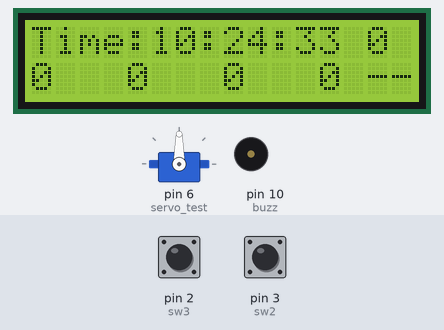
The sketch below on a simulated Arduino Uno, built with avr-gcc and run on an emulated ATmega328P. Parts: 16×2 character LCD, servo, buzzer (waves = sounding, pin HIGH). The inputs (shaded band) are chosen by the test bench; at power-on: pin 2 (sw3) HIGH, pin 3 (sw2) HIGH. The local clock reads 2024-03-15 10:24:30 at power-on unless the sketch sets it.

Above: at 3.3 s.
3.4 s: pin 2 (sw3) pulled LOW for 0.15 s
At 4.5 s:
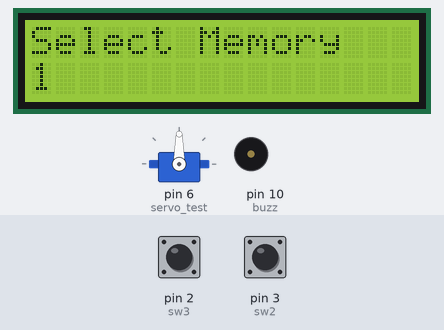
5.0 s: pin 3 (sw2) pulled LOW for 1 s
At 6.0 s:
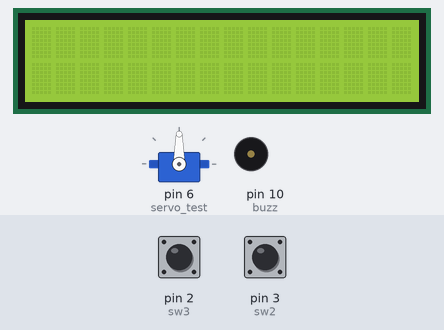
7.5 s: pin 2 (sw3) pulled LOW for 1 s
At 9.0 s:
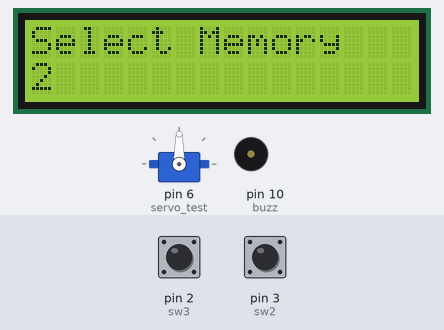
10.0 s: pin 3 (sw2) pulled LOW for 1 s
At 10.31 s:
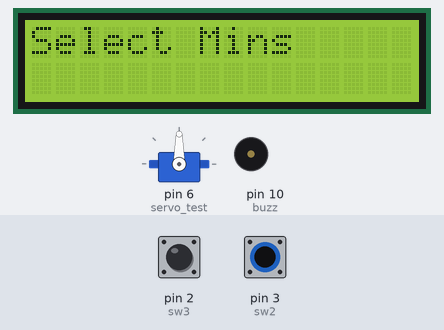
Timing chart, 0 to 13.0 s (numbered marks = the images above; inputs shaded):
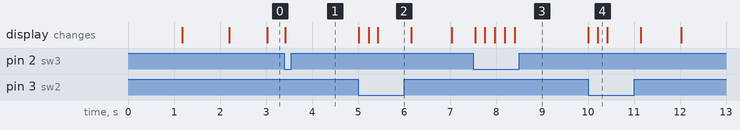

The sketch:

servoWarduinocountdown_copy_20240907160240.ino
```cpp
#include <DS3231.h>
#include <LiquidCrystal.h>
#include <EEPROM.h>
#include <Servo.h>
#include <Wire.h>
#include <LiquidCrystal_I2C.h>
LiquidCrystal_I2C lcd(0x27, 16, 2);

DS3231  rtc(SDA, SCL);

Servo servo_test;
int countToZero = 0;
int angle = 0;
int sw2 = 3;
int sw3 = 2;
int buzz = 10;
int flag = 0;
int val = 0;
int val1 = 0;
int val2 = 0;
int count = 0;
int count1 = 0;
int count2 = 0;
int count3 = 0;
int count4 = 0;
int tempcount = 0;
String submin = "";
int mins = 0;
int flag1 = 0;


void setup()
{
  Serial.begin(9600);
  lcd.init();
  lcd.init();
  lcd.backlight();
  rtc.begin();
  pinMode(sw2, INPUT_PULLUP);
  pinMode(sw3, INPUT_PULLUP);
  pinMode(buzz, OUTPUT);

  lcd.setCursor(0, 0);
  lcd.print("   WELCOME     ");
  delay(1000);
  lcd.setCursor(0, 0);
  lcd.print("    AUTOMATIC    ");
  lcd.setCursor(0, 1);
  lcd.print("  FISH FEEDING  ");
  delay(1000);
  lcd.clear();
  //rtc.setTime(19, 16, 0);
  //rtc.setDate(11, 28, 2019);
  servo_test.attach(6);

}

void loop()
{
  lcd.setCursor(0, 0);
  lcd.print("Time:");
  lcd.print(rtc.getTimeStr());
  lcd.setCursor(14, 0);
  lcd.print(tempcount);
  lcd.setCursor(0, 1);
  lcd.print(count1);
  lcd.setCursor(4, 1);
  lcd.print(count2);
  lcd.setCursor(8, 1);
  lcd.print(count3);
  lcd.setCursor(12, 1);
  lcd.print(count4);
  submin = rtc.getTimeStr();
  submin = submin.substring(3, 5);
  mins = submin.toInt();
  flag = 0;
  if (mins == count1 || mins == count2 || mins == count3 || mins == count4)
  {
    if (flag1 == 0)
    {
      digitalWrite(buzz, HIGH);
      delay(500);
      digitalWrite(buzz, LOW);
    }
    servo_test.attach(6);
    lcd.setCursor(14, 1);
    lcd.print("FD");
    for (angle = 0; angle < 90; angle += 1)
    {
      servo_test.write(angle);
      delay(5);
    }

    for (angle = 90; angle >= 1; angle -= 1)
    {
      servo_test.write(angle);
      delay(5);
    }
    flag1 = 1;
    countToZero = mins == count1 ? 1 : (mins == count2 ? 2 : (mins == count3 ? 3 : (mins == count4 ? 4 : 0)));
    gsm(countToZero);
  }
  else
  {
    lcd.setCursor(14, 1);
    lcd.print("--");
    if (flag1 == 1)
    {
      digitalWrite(buzz, LOW);
      servo_test.detach();
      flag1 = 0;
      countToZero = mins == count1 ? 1 : (mins == count2 ? 2 : (mins == count3 ? 3 : (mins == count4 ? 4 : 0)));
      gsm(countToZero);
      delay(50);

    }

  }
  val = digitalRead(sw3);
  if (val == LOW)
  {
    lcd.clear();
    while (1)
    {
      if (flag == 1)
        break;
      lcd.setCursor(0, 0);
      lcd.print("Select Memory ");
      val = digitalRead(sw3);
      if (val == LOW)
      {
        if (count > 3)
        {
          count = 0;
        }
        count++;
        lcd.setCursor(0, 1);
        lcd.print(count);
        delay(200);

      }

      val1 = digitalRead(sw2);
      if (val1 == LOW)
      {
        lcd.clear();
        delay(200);
        while (1)
        {
          lcd.setCursor(0, 0);
          lcd.print("Select Mins ");
          val2 = digitalRead(sw3);
          if (val2 == LOW)
          {
            tempcount++;
            if (tempcount > 59)
            {
              tempcount = 0;
              lcd.setCursor(0, 1);
              lcd.print("  ");
            }
            lcd.setCursor(0, 1);
            lcd.print(tempcount);
            delay(200);
          }

          val1 = digitalRead(sw2);
          if (val1 == LOW)
          {
            delay(200);
            if (count == 1)
            {
              count1 = tempcount;
            }
            if (count == 2)
            {
              count2 = tempcount;
            }
            if (count == 3)
            {
              count3 = tempcount;
            }
            if (count == 4)
            {
              count4 = tempcount;
            }
            lcd.clear();
            delay(500);
            flag = 1;
            break;
          }
        }
        delay(200);
      }
    }
  }
}

void gsm(int countToZero)
{
  lcd.clear();
  lcd.setCursor(0, 0);
  lcd.print(" SENDING    ");
  lcd.setCursor(0, 1);
  lcd.print("    IOT >>> ");
  Serial.print("*");
  Serial.print("Food Feeded");
  Serial.print("#");
  delay(500);

  // Zero out the specified count
  if (countToZero == 1) {
    count1 = 0;
  } else if (countToZero == 2)
{
    count2 = 0;
  } else if (countToZero == 3)
 {
    count3 = 0;
  } else if (countToZero == 4)
{
    count4 = 0;
  }

  lcd.clear();
}
```

Measured:
- after the input at 3.4 s, the display: changes at once (image 1)
- after the input at 5.0 s, the display: changes at once (image 2)
- after the input at 7.5 s, the display: changes at once (image 3)
- after the input at 10.0 s, the display: first changes at once (image 4 shows a later state)
